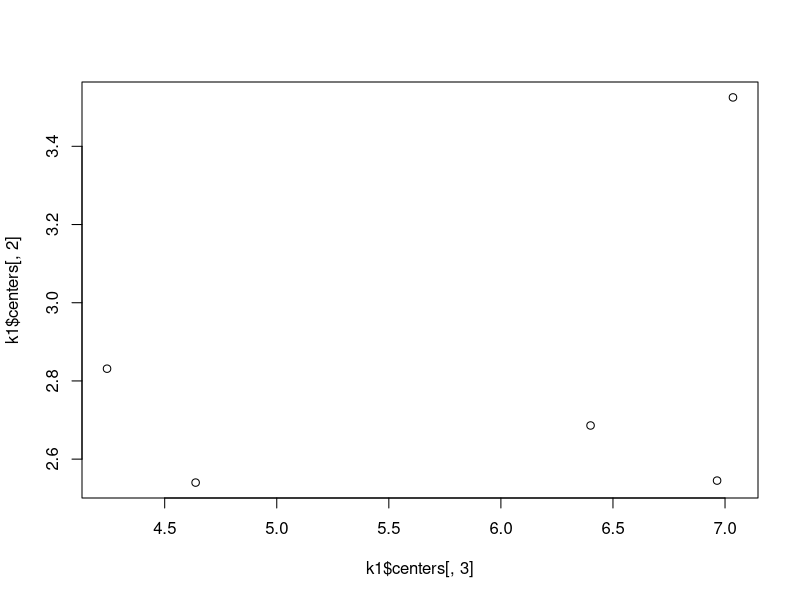
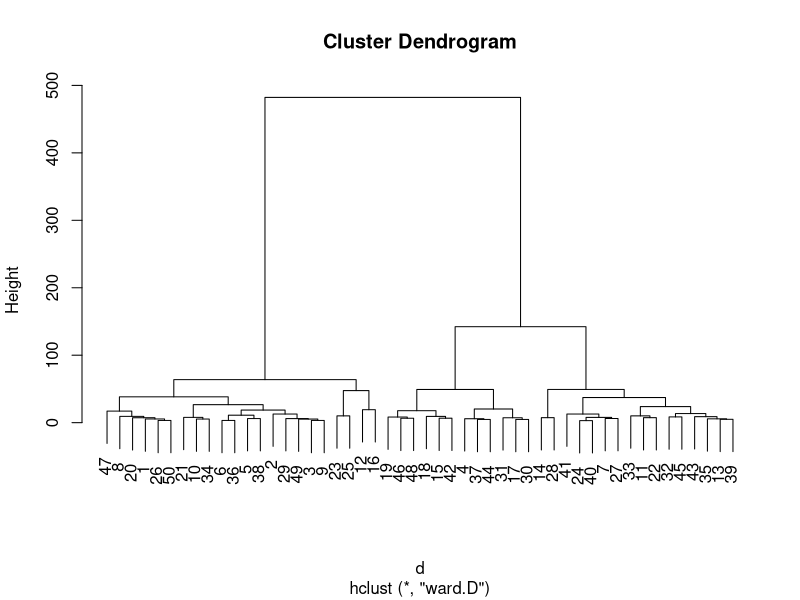
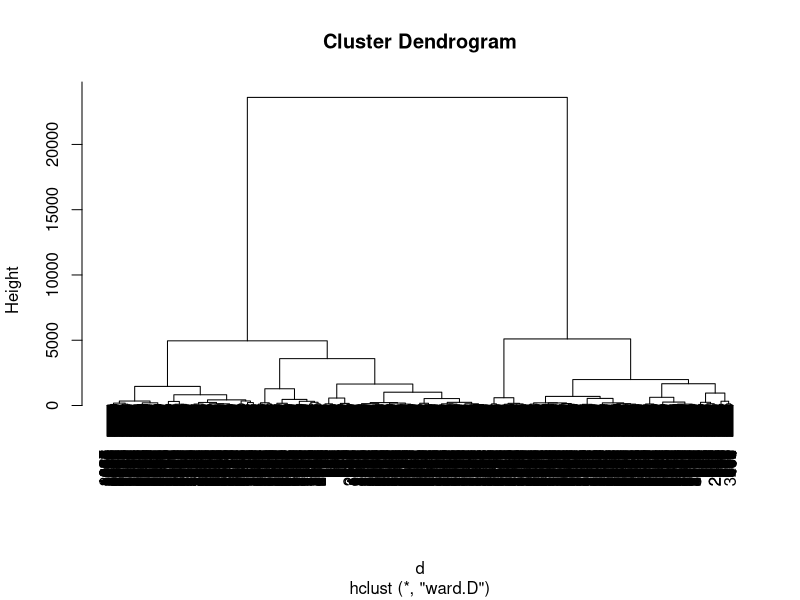
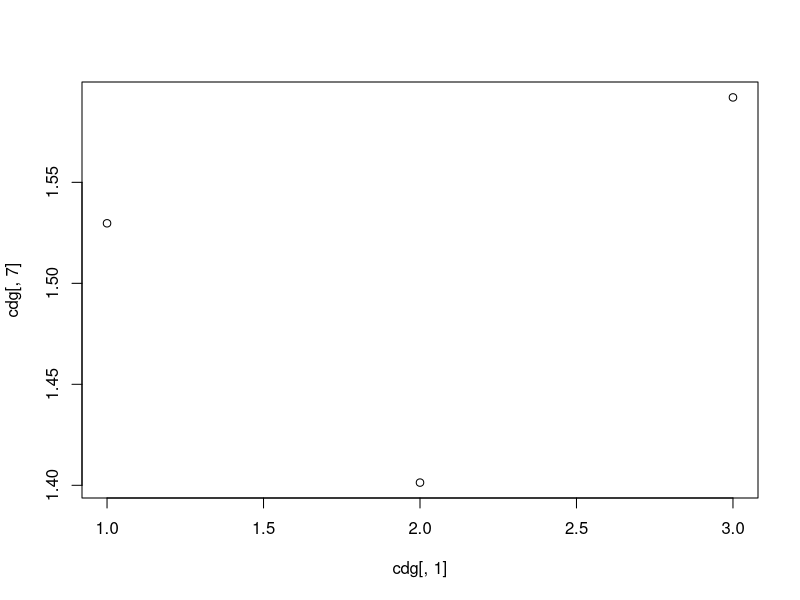
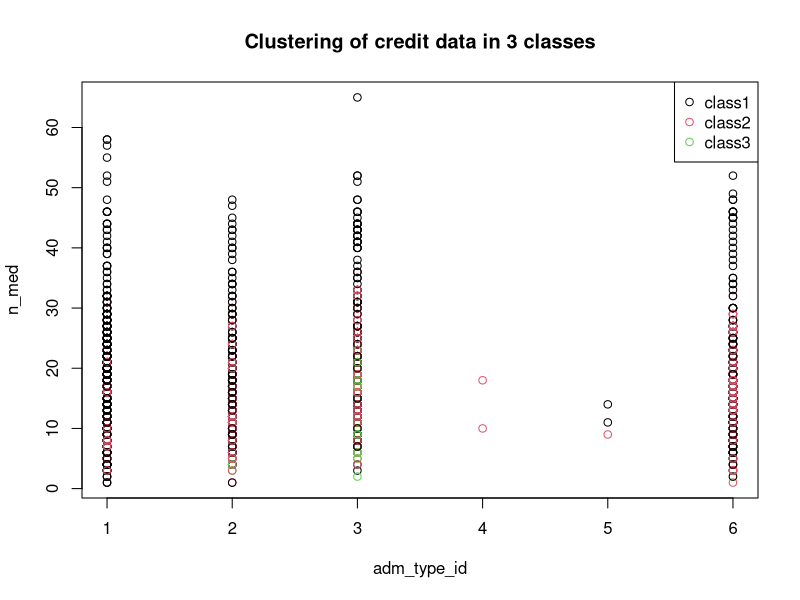
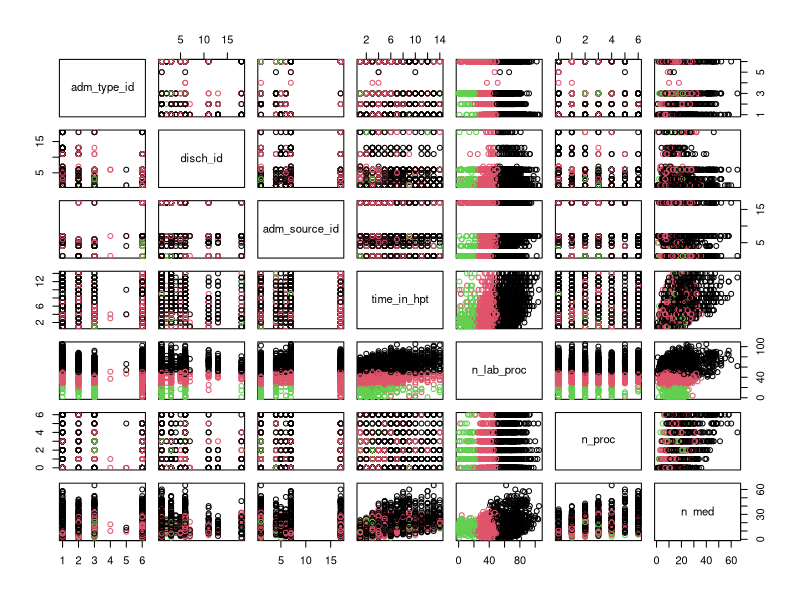

Generate these figures, in order, with R: (Note: this script raises an error after producing the figures.)
base_path <- "C:/Users/danie/Documents/MD/diab/DataMiningOverDiabetics"
setwd(file.path(base_path))
diabetic_data <- read.csv("processed_data.csv", na.strings = c("?"))

names(diabetic_data)
dim(diabetic_data)
summary(diabetic_data)


attach(diabetic_data)

#set a list of numerical variables
names(diabetic_data)

dcon <- data.frame (adm_type_id,disch_id,adm_source_id,time_in_hpt,n_lab_proc,n_proc,n_med,n_outp,n_emerg,n_inp,n_diag)
dim(dcon)

#
# CLUSTERING
#



# KMEANS RUN, BUT HOW MANY CLASSES?

k1 <- kmeans(dcon,5)
names(dcon)
print(k1)

attributes(k1)

k1$size

k1$withinss

k1$centers

# LETS COMPUTE THE DECOMPOSITION OF INERTIA

Bss <- sum(rowSums(k1$centers^2)*k1$size)
Bss
Wss <- sum(k1$withinss)
Wss
Tss <- k1$totss
Tss

Bss+Wss

Ib1 <- 100*Bss/(Bss+Wss)
Ib1

# LETS REPEAT THE KMEANS RUN WITH K=5

k2 <- kmeans(dcon,5)
k2$size

Bss <- sum(rowSums(k2$centers^2)*k2$size)
Bss
Wss <- sum(k2$withinss)
Wss

Ib2 <- 100*Bss/(Bss+Wss)
Ib2
Ib1

k2$centers
k1$centers

plot(k1$centers[,3],k1$centers[,2])

table(k1$cluster, k2$cluster)

# WHY WE HAVE OBTAINED DIFFERENT RESULTS?, AND WHICH RUN IS BETTER?

# NOW TRY K=8

k3 <- kmeans(dcon,8)
k3$size

Bss <- sum(rowSums(k3$centers^2)*k3$size)
Wss <- sum(k3$withinss)

Ib3 <- 100*Bss/(Bss+Wss)
Ib3


# HIERARCHICAL CLUSTERING

d  <- dist(dcon[1:50,])
h1 <- hclust(d,method="ward.D")  # NOTICE THE COST
plot(h1)

d  <- dist(dcon)
h1 <- hclust(d,method="ward.D")  # NOTICE THE COST
plot(h1)

# BUT WE ONLY NEED WHERE THERE ARE THE LEAPS OF THE HEIGHT

# WHERE ARE THER THE LEAPS? WHERE WILL YOU CUT THE DENDREOGRAM?, HOW MANY CLASSES WILL YOU OBTAIN?

nc = 3

c1 <- cutree(h1,nc)

c1[1:20]

nc = 5

c5 <- cutree(h1,nc)

c5[1:20]


table(c1)
table(c5)
table(c1,c5)


cdg <- aggregate(as.data.frame(dcon),list(c1),mean)
cdg

plot(cdg[,1], cdg[,7])

# LETS SEE THE PARTITION VISUALLY


plot(adm_type_id,n_med,col=c1,main="Clustering of credit data in 3 classes")
legend("topright",c("class1","class2","class3"),pch=1,col=c(1:3))



#plot(RatiFin,Estalvi)
#plot(RatiFin,Estalvi,col=c1,main="Clustering of credit data in 3 classes")
#legend("topright",c("class1","class2","class3"),pch=1,col=c(1:3), cex=0.6)

#plot(Antiguedad.Trabajo,Estalvi,col=c1,main="Clustering of credit data in 3 classes")
#legend("topright",c("class1","class2","class3"),pch=1,col=c(1:3), cex=0.6)
#plot(Patrimonio, Ingresos,col=c1,main="Clustering of credit data in 3 classes")
##legend("topright",c("class1","class2","class3"),pch=1,col=c(1:3), cex=0.6)
#plot(Patrimonio, Antiguedad.Trabajo,col=c1,main="Clustering of credit data in 3 classes")
#legend("topright",c("class1","class2","class3"),pch=1,col=c(1:3), cex=0.6)

pairs(dcon[,1:7], col=c1)

#plot(FI[,1],FI[,2],col=c1,main="Clustering of credit data in 3 classes")
#legend("topleft",c("c1","c2","c3"),pch=1,col=c(1:3))

# LETS SEE THE QUALITY OF THE HIERARCHICAL PARTITION



Bss <- sum(rowSums(cdg^2)*as.numeric(table(c1)))

Ib4 <- 100*Bss/Tss
Ib4


#move to Gower mixed distance to deal 
#simoultaneously with numerical and qualitative data

library(cluster)

#dissimilarity matrix

actives<-c(2:16)
actives<-c(2:29)
dissimMatrix <- daisy(diabetic_data[,actives], metric = "gower", stand=TRUE)

distMatrix<-dissimMatrix^2

h1 <- hclust(distMatrix,method="ward.D")  # NOTICE THE COST
#versions noves "ward.D" i abans de plot: par(mar=rep(2,4)) si se quejara de los margenes del plot

plot(h1)

c2 <- cutree(h1,4)

#class sizes 
table(c2)

#comparing with other partitions
table(c1,c2)


names(diabetic_data)
#disch_id
boxplot(diabetic_data[,9]~c2, horizontal=TRUE)
#adm_source_id
boxplot(diabetic_data[,10]~c2, horizontal=TRUE)
#time_in_hpt
boxplot(diabetic_data[,11]~c2, horizontal=TRUE)

pairs(dcon[,1:7], col=c2)

plot(disch_id,adm_source_id,col=c2,main="Clustering of credit data in 3 classes")
#legend("topright",levels(c2),pch=1,col=c(1:4), cex=0.6)

cdg <- aggregate(as.data.frame(dcon),list(c2),mean)
cdg

plot(n_lab_proc, n_med, col= c2)
points(cdg[,4],cdg[,5],pch=16,col="orange")
text(cdg[,4],cdg[,5], labels=cdg[,1], pos=2, font=2, cex=0.7, col="orange")

potencials<-c(3,4,6,7,10,11)
pairs(dcon[,potencials],col=c2)

#Profiling plots

